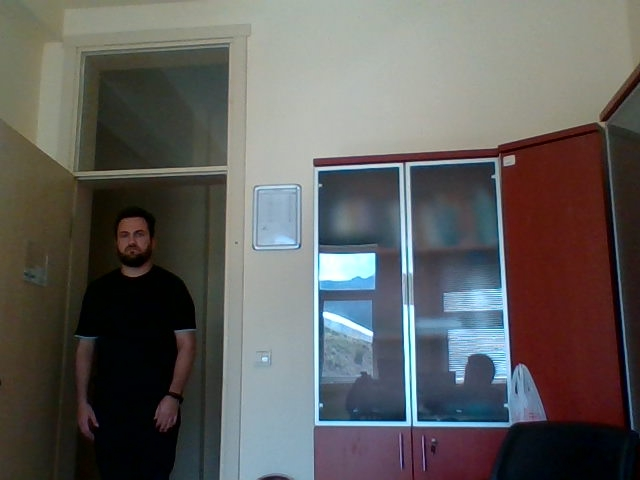
#> input picture hw/hw2/furkan-data-1/left cam 1.jpg, 640 x 480 px, given in place of the camera
$ python rgb_gray_bw_fps_web_cam.py
#> lines starting #> are read from the running program, lines starting #| are printed output that depends on the picture; after the words box and inside, x2 and y2 are one past the last pixel; in counts of white or black regions, pixels touching at a corner belong together
import cv2
import time
from collections import deque
import numpy as np

cap = cv2.VideoCapture(0)
T = 60 # threshold value
k = 0 # frame index
fps = deque(maxlen=100)
timePrevious = time.time() # initialize previous time
while True:
    ret, frame = cap.read()
#> frame is the input picture: shape (480, 640, 3); mean B, G, R 92.9, 94.8, 96.1
    k += 1
    frameGray = cv2.cvtColor(frame, cv2.COLOR_BGR2GRAY)
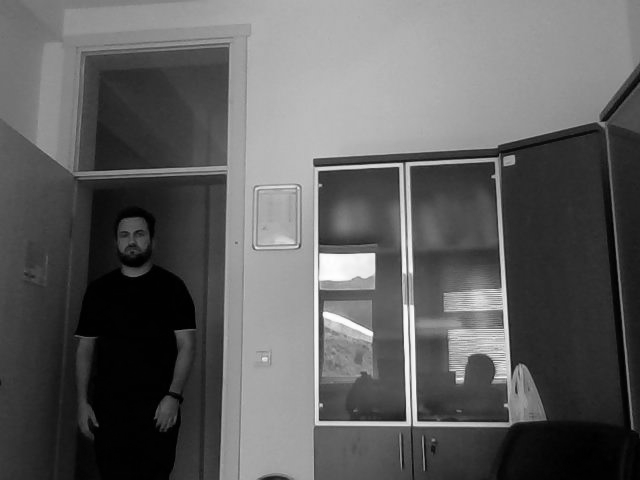
#> frameGray: shape (480, 640); min 0, max 255, mean 95
    T, frameBW = cv2.threshold(frameGray, T, 255, cv2.THRESH_BINARY)
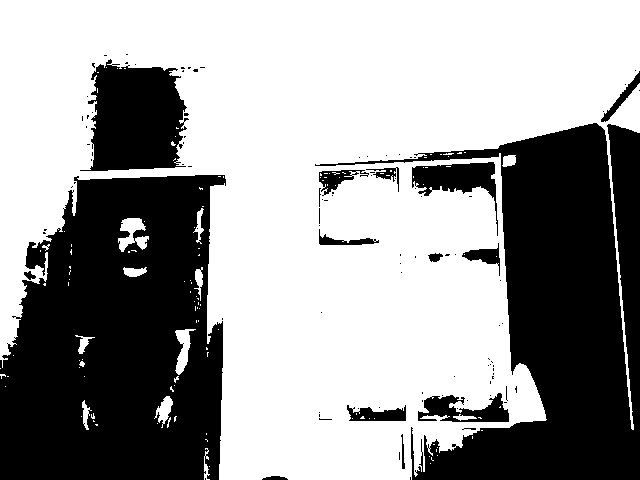
#> frameBW: shape (480, 640); 61% white; 105 black regions (89 under 20 px), largest, box (x1, y1, x2, y2) and area: (0, 175, 226, 480) 55726, (315, 123, 640, 480) 48564, (80, 59, 189, 171) 8760
#> T = 60
    timeCurrent = time.time()
    fpsCurrent = 1 / (timeCurrent - timePrevious)
    fps.appendleft(fpsCurrent)
    fpsAvg = np.mean(fps)
    # cv2.imshow('renkli', frame)
    # cv2.imshow('gri tonlu', frameGray)
    frameBWbgr = cv2.cvtColor(frameBW, cv2.COLOR_GRAY2BGR)
    frameBWbgr = cv2.putText(frameBWbgr, 'Avg FPS = %.2f' %fpsAvg, (30,50), 1, 2, (0,255,0), 2, 0)
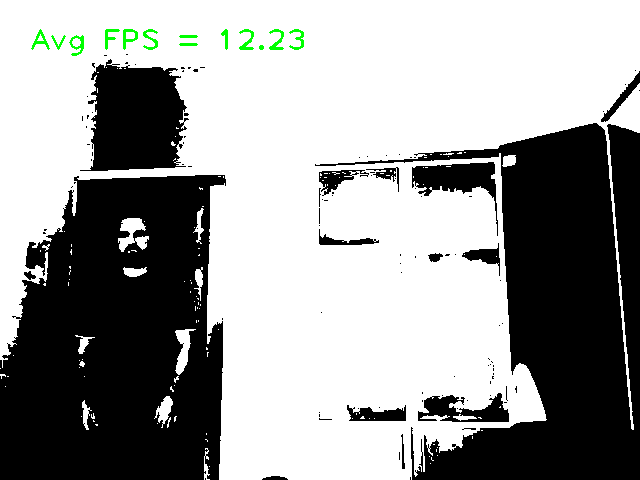
#> frameBWbgr: shape (480, 640, 3); mean B, G, R 154.5, 155.6, 154.5
    s = 0.5
    frame = cv2.resize(frame, (int(s*frame.shape[1]), int(s*frame.shape[0])), 0)
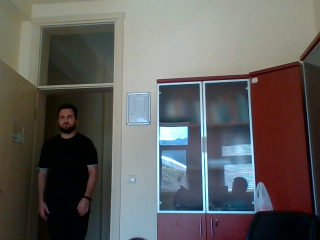
#> frame: shape (240, 320, 3); mean B, G, R 93, 94.9, 96.3
    frameGray = cv2.resize(frameGray, (int(s*frameGray.shape[1]), int(s*frameGray.shape[0])), 0)
#> frameGray: shape (240, 320)
    frameBWbgr = cv2.resize(frameBWbgr, (int(s*frameBW.shape[1]), int(s*frameBW.shape[0])), 0)
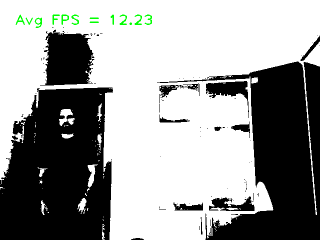
#> frameBWbgr: shape (240, 320, 3); mean B, G, R 154.5, 155.6, 154.5
    cv2.imshow('renkli', frame)
    cv2.imshow('gri tonlu', frameGray)
    cv2.imshow('siyah beyaz (T=%i)' %T, frameBWbgr)
    print('Frame #%i    FPS = %.2f    avg FPS = %.2f' %(k,fpsCurrent, fpsAvg))
    timePrevious = timeCurrent
    if cv2.waitKey(1) & 0xFF == ord('q'): # eğer bir an bile q'ya basarsa
#> (key q is pressed here)
        break
cap.release()
cv2.destroyAllWindows()
